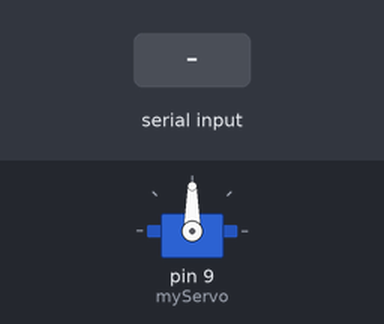
Simulated run of this sketch. Board: Arduino Uno, built with avr-gcc and run on an emulated ATmega328P. Shown: servo. The test bench sets the inputs (shaded band).

Above: at 1.2 s.
1.3 s: "30,150\n" received over Serial
At 3.3 s:
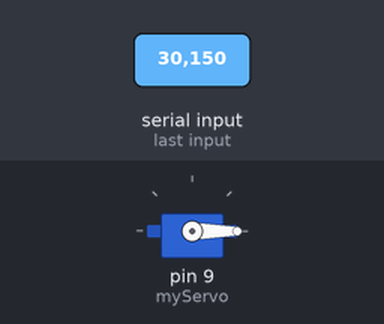
3.8 s: "90,45\n" received over Serial
At 4.4 s:
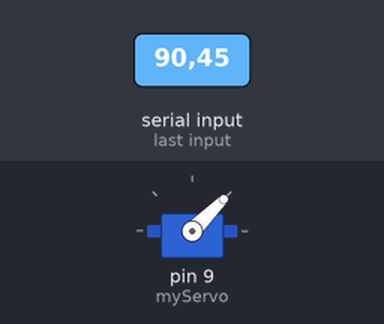
6.3 s: "200\n" received over Serial
At 7.1 s:
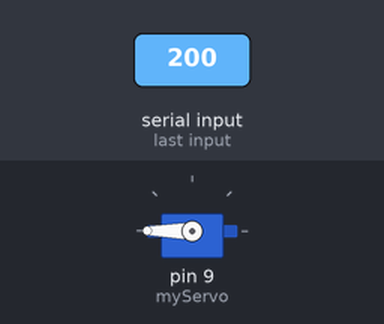
Timing chart, 0 to 9.3 s (numbered marks = the images above; inputs shaded):
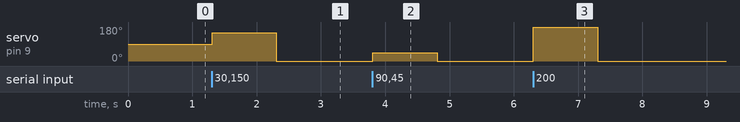

The sketch:

track.ino
```cpp
#include <Servo.h>

Servo myServo;

void setup() {
  myServo.attach(9);
  Serial.begin(9600);
}

void loop() {
  if (Serial.available()) {
    int angle = Serial.parseInt();
    angle = constrain(angle, 0, 180);
    myServo.write(angle);
  }
}
```

Measured:
- after the input at 1.3 s, servo on pin 9 (myServo): 90° → 150° at once, → 0° 1.0 s later
- after the input at 3.8 s, servo on pin 9 (myServo): 0° → 45° at once, → 0° 1.0 s later
- after the input at 6.3 s, servo on pin 9 (myServo): 0° → 180° at once, → 0° 1.0 s later
